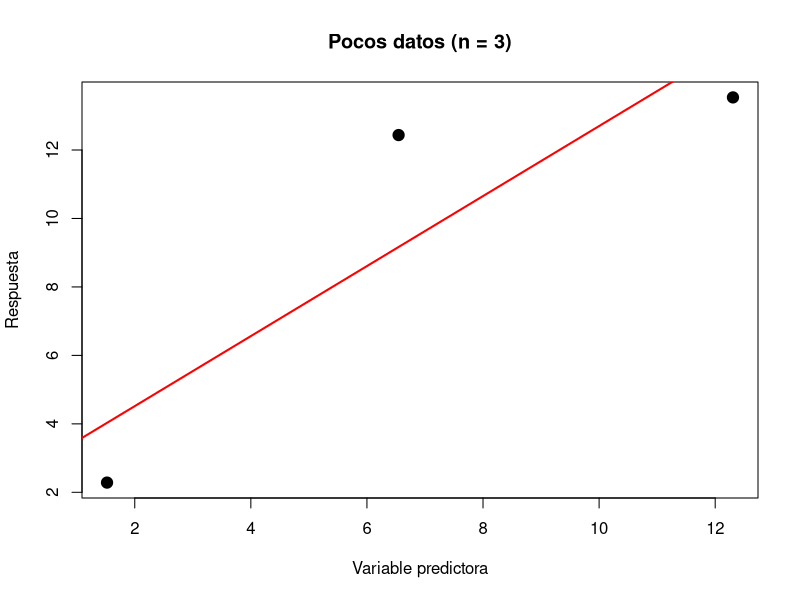
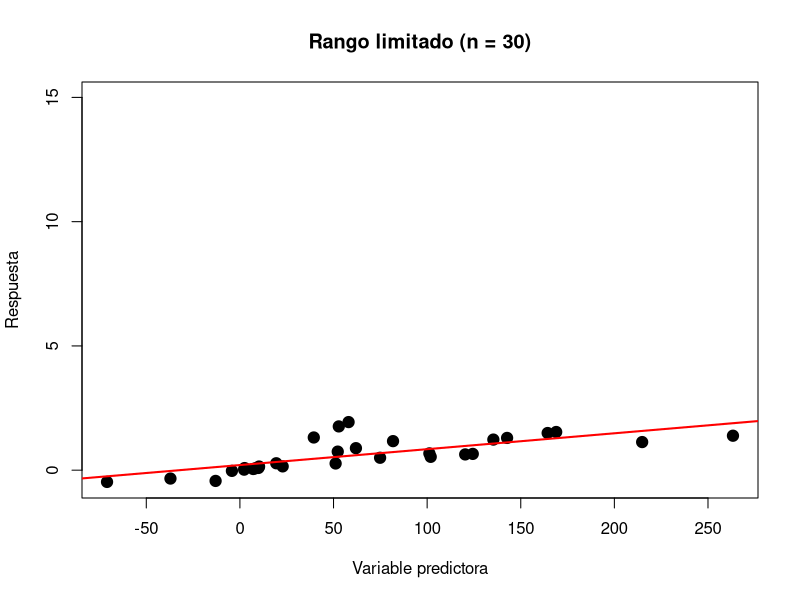
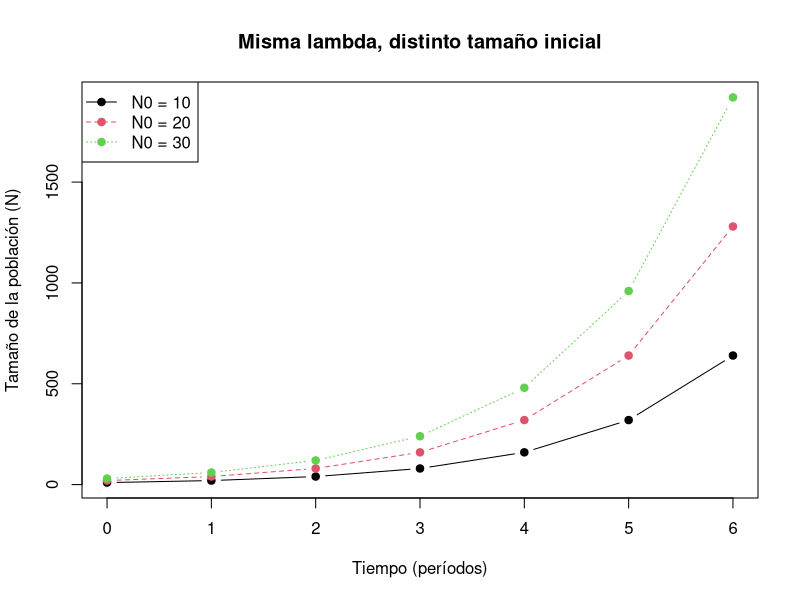
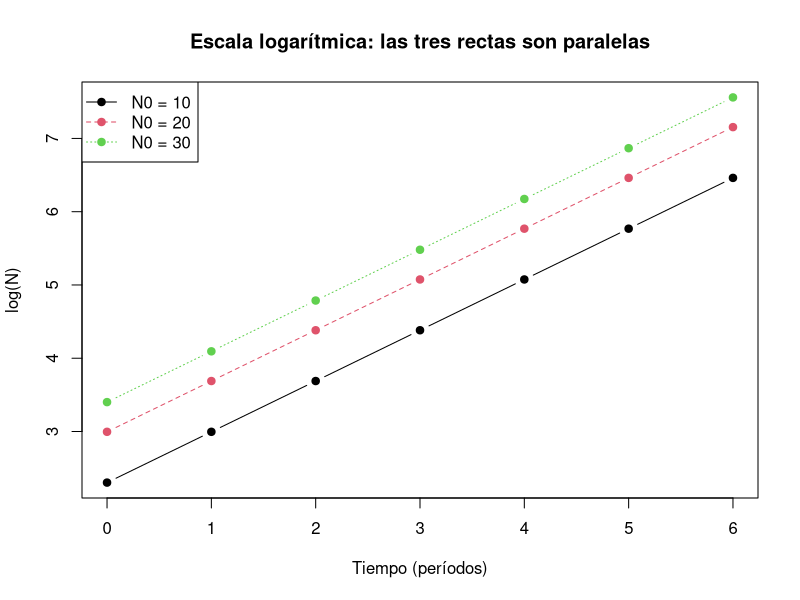
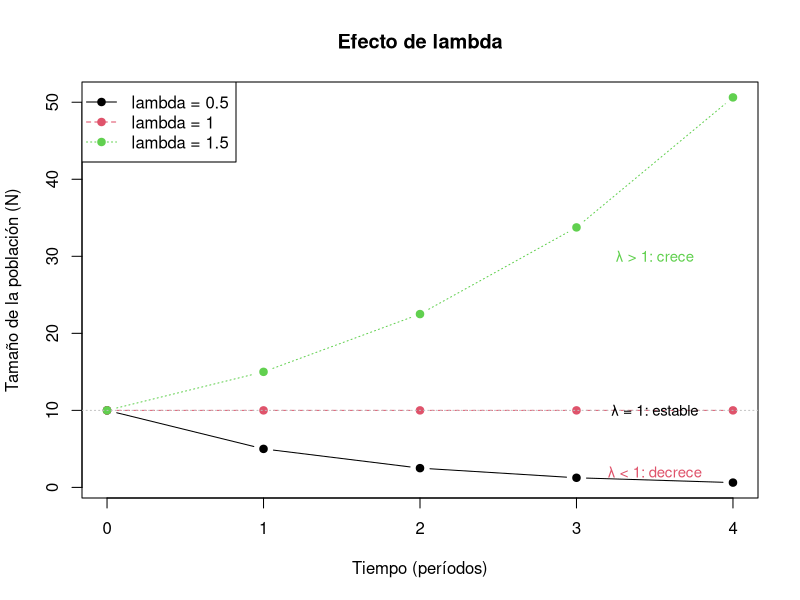

These figures' R source, in order:
## ---- chunk 1
set.seed(23)
x <- rnorm(3, 5, 8)
set.seed(23)
y <- x * sample(seq(0.3, 2, by = 0.4), 3, replace = TRUE)

plot(x, y, pch = 19, cex = 1.5,
     xlab = "Variable predictora", ylab = "Respuesta",
     main = "Pocos datos (n = 3)")
abline(lm(y ~ x), col = "red", lwd = 2)
## ---- chunk 2
set.seed(23)
y <- rnorm(30, 0.5, 0.8)
set.seed(23)
x <- y * sample(seq(30, 200, by = 40), 30, replace = TRUE)

plot(x, y, pch = 19, cex = 1.5, ylim = c(-0.5, 15),
     xlab = "Variable predictora", ylab = "Respuesta",
     main = "Rango limitado (n = 30)")
abline(lm(y ~ x), col = "red", lwd = 2)
## ---- chunk 3
crec <- function(lambda, t, N) N * lambda^t

N0 <- c(10, 20, 30)
t <- 0:6
Nm <- sapply(N0, function(n) crec(2, t, n))

matplot(t, Nm, type = "b", pch = 19,
        xlab = "Tiempo (períodos)", ylab = "Tamaño de la población (N)",
        main = "Misma lambda, distinto tamaño inicial")
legend("topleft", legend = paste("N0 =", N0),
       col = 1:3, pch = 19, lty = 1:3)
## ---- chunk 4
matplot(t, log(Nm), type = "b", pch = 19,
        xlab = "Tiempo (períodos)", ylab = "log(N)",
        main = "Escala logarítmica: las tres rectas son paralelas")
legend("topleft", legend = paste("N0 =", N0),
       col = 1:3, pch = 19, lty = 1:3)
## ---- chunk 5
t <- 0:4
lam <- c(0.5, 1, 1.5)
Lm <- sapply(lam, function(l) crec(l, t, 10))

matplot(t, Lm, type = "b", pch = 19,
        xlab = "Tiempo (períodos)", ylab = "Tamaño de la población (N)",
        main = "Efecto de lambda")
legend("topleft", legend = paste("lambda =", lam),
       col = 1:3, pch = 19, lty = 1:3)
abline(h = 10, lty = 3, col = "gray")
text(3.5, 30, "λ > 1: crece", col = 3, cex = 0.9)
text(3.5, 10, "λ = 1: estable", col = 1, cex = 0.9)
text(3.5, 2, "λ < 1: decrece", col = 2, cex = 0.9)
